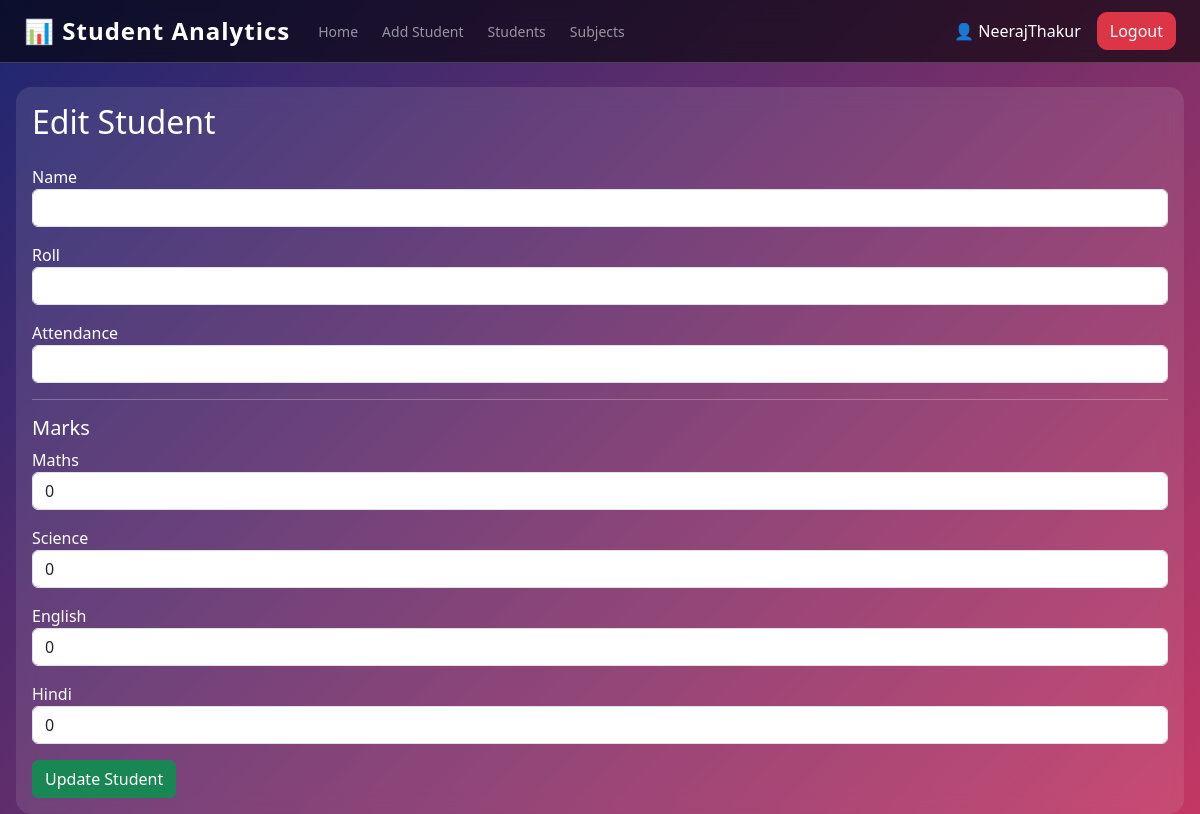
Page /edit/5 (signed in) on the earlier database version.
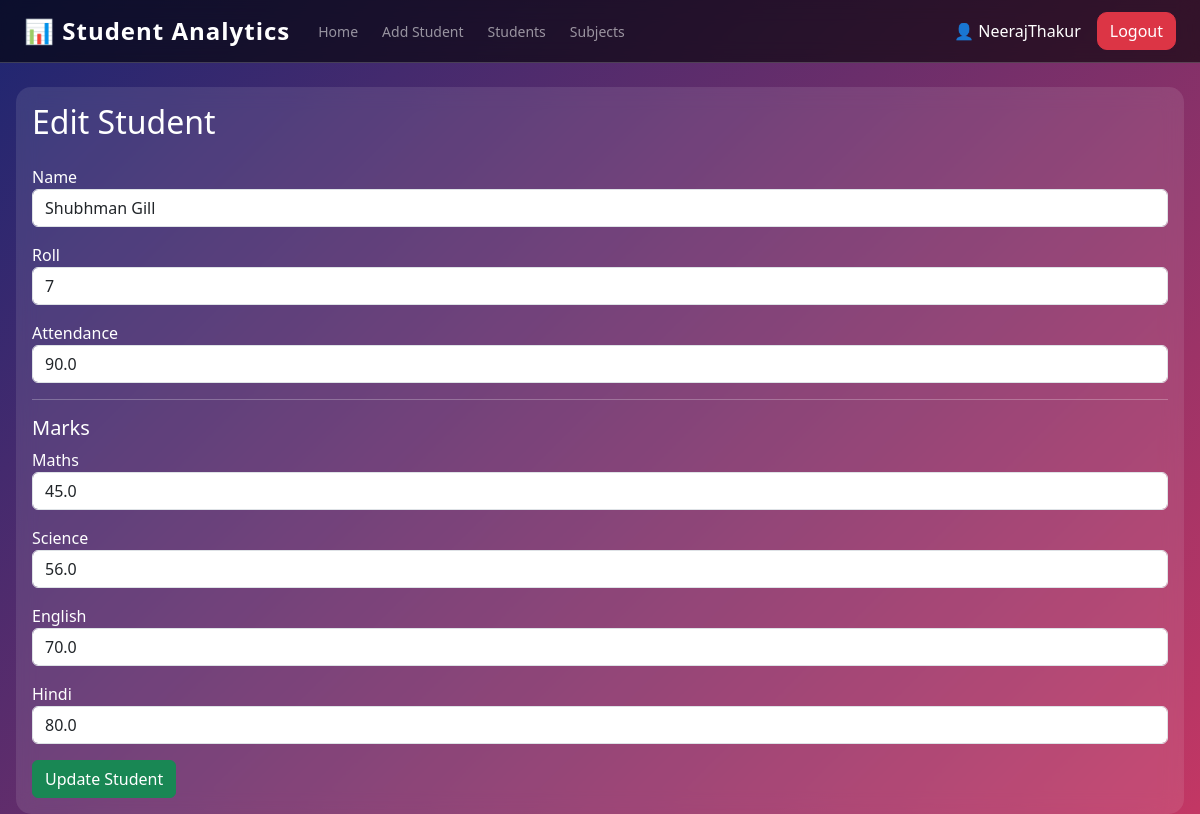
Same page on the later database version.
### tables this page shows
CREATE TABLE subjects (
        id INTEGER PRIMARY KEY AUTOINCREMENT,
        subject_name TEXT UNIQUE NOT NULL
    );

CREATE TABLE students (
        id INTEGER PRIMARY KEY AUTOINCREMENT,
        name TEXT NOT NULL,
        roll INTEGER NOT NULL,
        attendance REAL NOT NULL,
        user_id INTEGER,
        FOREIGN KEY(user_id) REFERENCES users(id)
    );

CREATE TABLE marks (
        id INTEGER PRIMARY KEY AUTOINCREMENT,
        student_id INTEGER,
        subject_id INTEGER,
        marks REAL,
        FOREIGN KEY(student_id) REFERENCES students(id),
        FOREIGN KEY(subject_id) REFERENCES subjects(id)
    );

### app.py (the view)
@app.route("/edit/<int:id>")
def edit_student(id):
    if "user_id" not in session:
        return redirect("/login")
    conn = sqlite3.connect("students.db")
    cursor = conn.cursor()
    cursor.execute("SELECT * FROM students WHERE id = ? AND user_id = ?", (id, session["user_id"]))
    student = cursor.fetchone()
    cursor.execute("SELECT * FROM subjects")
    subjects = cursor.fetchall()
    cursor.execute("""
        SELECT subject_id, marks
        FROM marks
        WHERE student_id = ?
    """, (id,))
    marks_data = cursor.fetchall()
    marks_dict = {subject_id: marks for subject_id, marks in marks_data}
    conn.close()
    return render_template(
        "edit_student.html",
        student=student,
        subjects=subjects,
        marks_dict=marks_dict
    )

### templates/edit_student.html
{% extends "base.html" %}
{% block content %}
<h2 class="mb-4">Edit Student</h2>
<form method="POST" action="/update/{{ student[0] }}">
    <div class="mb-3">
        <label>Name</label>
        <input type="text" name="name" class="form-control"
               value="{{ student[1] }}" required>
    </div>
    <div class="mb-3">
        <label>Roll</label>
        <input type="number" name="roll" class="form-control"
               value="{{ student[2] }}" required>
    </div>
    <div class="mb-3">
        <label>Attendance</label>
        <input type="number" step="0.01" name="attendance"
               class="form-control"
               value="{{ student[3] }}" required>
    </div>
    <hr>
    <h5>Marks</h5>
    {% for subject in subjects %}
    <div class="mb-3">
        <label>{{ subject[1] }}</label>
        <input type="number" step="0.01"
               name="subject_{{ subject[0] }}"
               class="form-control"
               value="{{ marks_dict.get(subject[0], 0) }}"
               required>
    </div>
    {% endfor %}
    <button type="submit" class="btn btn-success">
        Update Student
    </button>
</form>
{% endblock %}

Differences in the rows shown:
added students: name "Shubhman Gill", roll "7", attendance "90.0"
shown differently, row unchanged: subjects "Maths": get "0" → (not shown)
added marks: get "45.0"
shown differently, row unchanged: subjects "Science": get "0" → (not shown)
added marks: get "56.0"
shown differently, row unchanged: subjects "English": get "0" → (not shown)
added marks: get "70.0"
shown differently, row unchanged: subjects "Hindi": get "0" → (not shown)
added marks: get "80.0"
